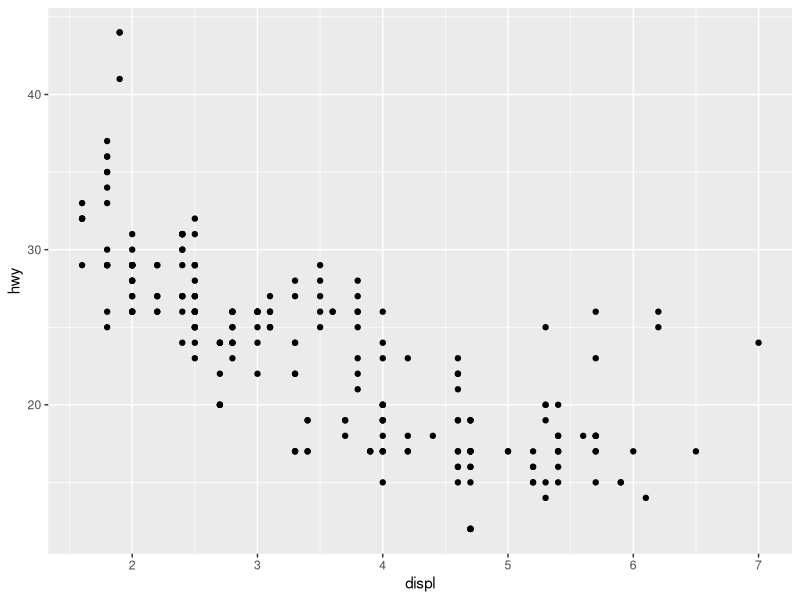
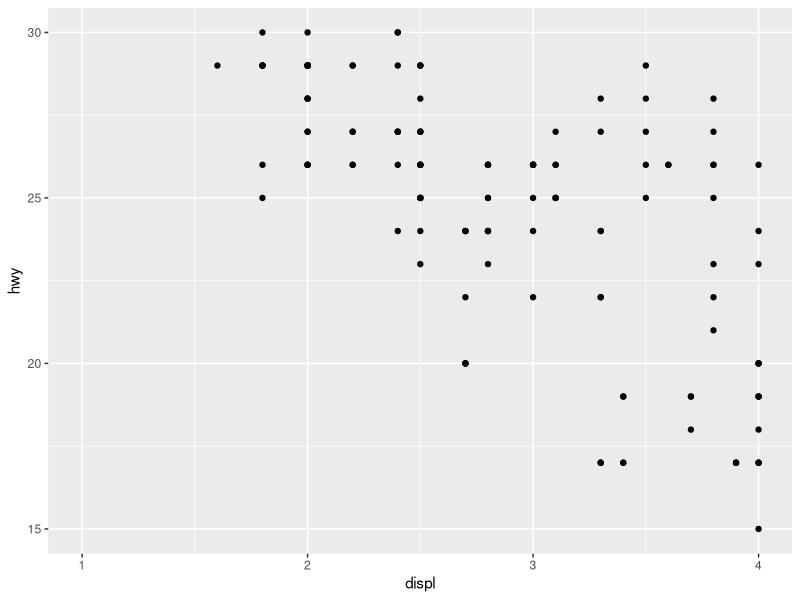
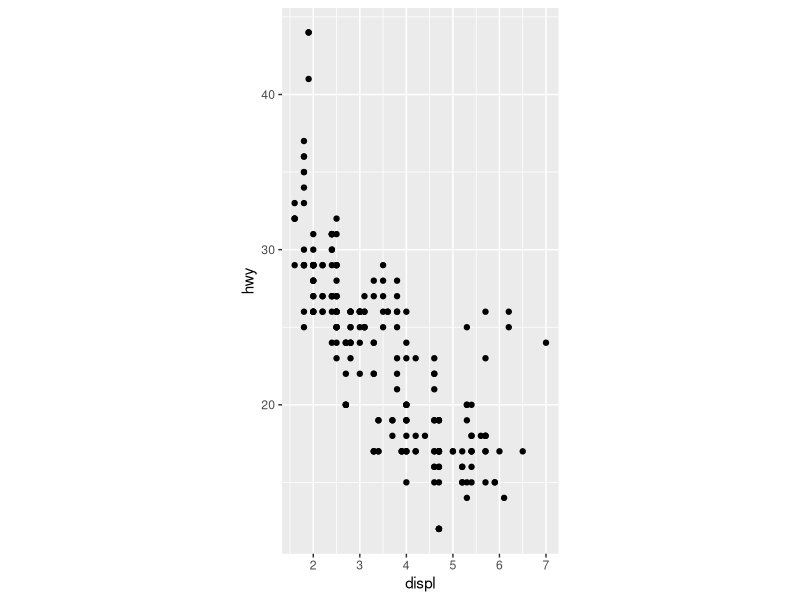
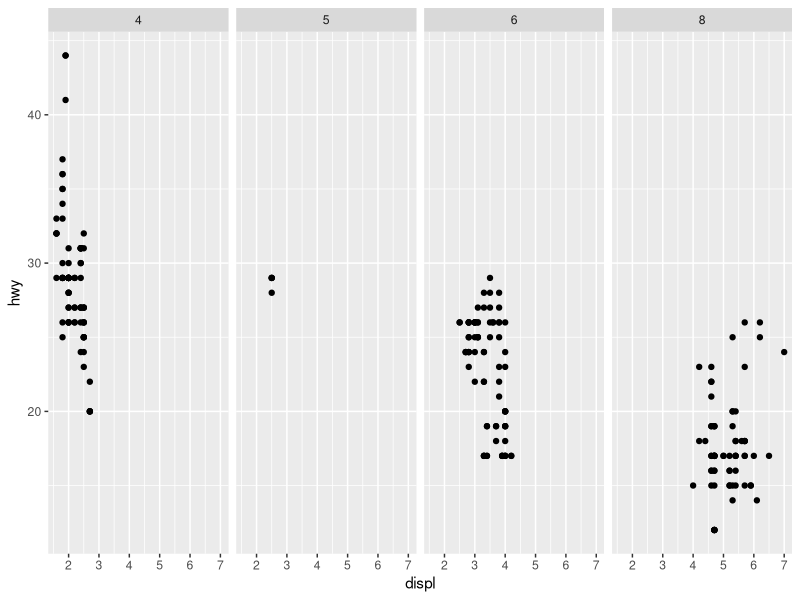
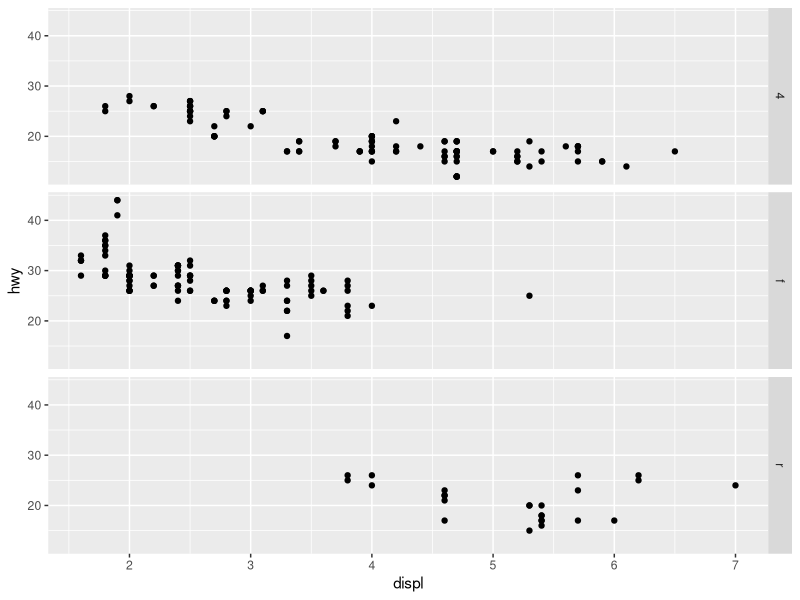
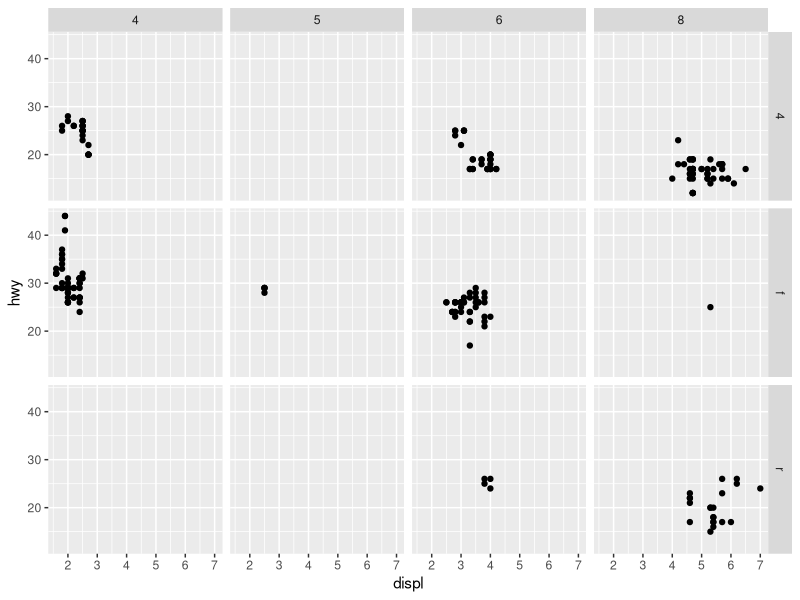

Recreate these plots in R, in order.
library(ggplot2)
pl <- ggplot(mpg, aes(x=displ, y=hwy)) + geom_point()
print(pl)

# Setting x and y limits
pl2 <- pl + coord_cartesian(xlim=c(1,4), ylim = c(15, 30))
print(pl2)

#Aspect Ratios
pl3 <- pl+ coord_fixed(ratio =1/3)
print(pl3)

#Lay out panels in a grid
p4 <-pl + facet_grid(. ~ cyl) # by x
print(p4)

p5 <- pl + facet_grid(drv ~ .) # by y
print(p5)

p6 <- pl + facet_grid(drv ~ cyl) # by x and y
print(p6)